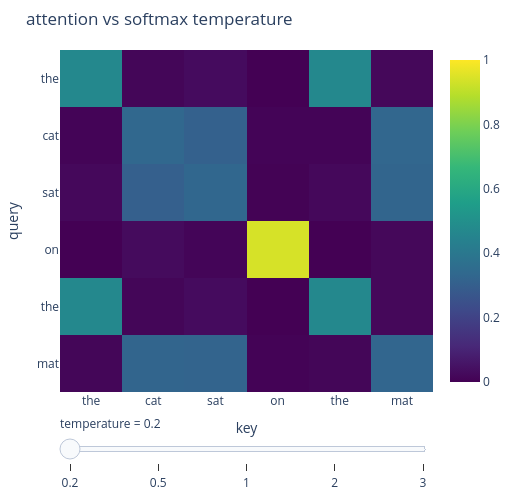

This figure's notebook cell:
### Markdown cell above
こちらは **静的 HTML でも動く** Plotly 版です(スライダーはブラウザ内 JS で動作)。
温度を下げると注意が一点集中(ほぼ one-hot)に、上げると一様に近づきます。

### Code cell
# Plotly version of the same demo: the slider works even in the exported HTML.
scores = E @ E.T / np.sqrt(E.shape[1])
fig = plotting.plotly_attention_slider(
    tokens, scores, temperatures=[0.2, 0.5, 1.0, 2.0, 3.0],
    title="attention vs softmax temperature",
)
fig.show()

### Figure 1 — Plotly figure (JSON) as saved in the notebook; plotly's stock layout.template omitted (floating-point values rounded to 4 significant figures)
{"data": [{"colorscale": [[0.0, "#440154"], [0.1111, "#482878"], [0.2222, "#3e4989"], [0.3333, "#31688e"], [0.4444, "#26828e"], [0.5556, "#1f9e89"], [0.6667, "#35b779"], [0.7778, "#6ece58"], [0.8889, "#b5de2b"], [1.0, "#fde725"]], "type": "heatmap", "z": [[0.4686, 0.01366, 0.0294, 0.000398, 0.4686, 0.01941], [0.009749, 0.3345, 0.3075, 0.009749, 0.009749, 0.3287], [0.02069, 0.303, 0.3296, 0.004462, 0.02069, 0.3215], [0.0007976, 0.02737, 0.01271, 0.9391, 0.0007976, 0.01925], [0.4686, 0.01366, 0.0294, 0.000398, 0.4686, 0.01941], [0.01353, 0.321, 0.3186, 0.006697, 0.01353, 0.3267]], "zmax": 1, "zmin": 0}], "layout": {"height": 500, "margin": {"b": 60, "l": 60, "r": 20, "t": 50}, "sliders": [{"currentvalue": {"prefix": "temperature = "}, "steps": [{"args": [["0.2"], {"frame": {"duration": 0, "redraw": true}, "mode": "immediate"}], "label": "0.2", "method": "animate"}, {"args": [["0.5"], {"frame": {"duration": 0, "redraw": true}, "mode": "immediate"}], "label": "0.5", "method": "animate"}, {"args": [["1"], {"frame": {"duration": 0, "redraw": true}, "mode": "immediate"}], "label": "1", "method": "animate"}, {"args": [["2"], {"frame": {"duration": 0, "redraw": true}, "mode": "immediate"}], "label": "2", "method": "animate"}, {"args": [["3"], {"frame": {"duration": 0, "redraw": true}, "mode": "immediate"}], "label": "3", "method": "animate"}]}], "title": {"text": "attention vs softmax temperature"}, "width": 520, "xaxis": {"ticktext": ["the", "cat", "sat", "on", "the", "mat"], "tickvals": [0, 1, 2, 3, 4, 5], "title": {"text": "key"}}, "yaxis": {"autorange": "reversed", "ticktext": ["the", "cat", "sat", "on", "the", "mat"], "tickvals": [0, 1, 2, 3, 4, 5], "title": {"text": "query"}}}}
